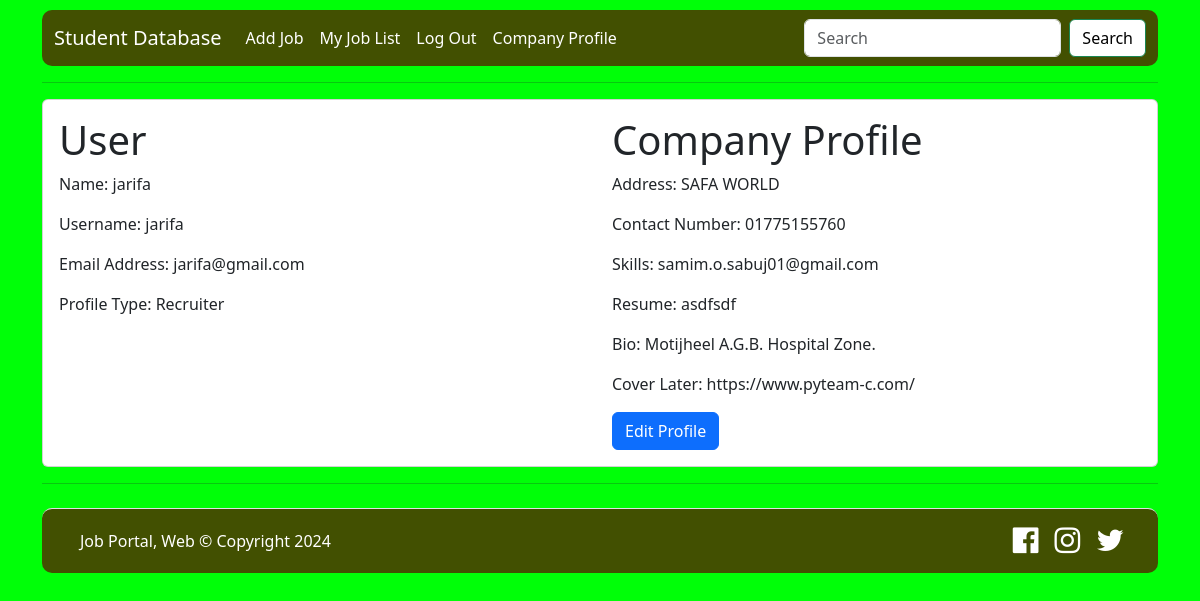
The page /profile/ (signed in) on the database its author committed.
### authentication/models.py (models this page shows, shortened)
class Custom_User(AbstractUser):
    USER_TYPE = (
        ('Admin', 'Admin'),
        ('Job Seeker', 'Job Seeker'),
        ('Recruiter', 'Recruiter'),
    )
    display_name = models.CharField(max_length=50)
    user_type = models.CharField(max_length=20, choices=USER_TYPE, blank=True, null=True)

class Company(models.Model):
    user = models.OneToOneField(Custom_User, on_delete=models.CASCADE, related_name='user_compnay')
    company_name = models.CharField(max_length=200, blank=True, null=True)
    phone_number = models.CharField(max_length=14, blank=True, null=True)
    email = models.EmailField(max_length=100)
    description = models.TextField(blank=True, null=True)
    address = models.CharField(max_length=500, blank=True, null=True)
    website = models.URLField(blank=True, null=True)
    created_date = models.DateTimeField(auto_now_add=True)
    updated_date = models.DateTimeField(auto_now=True)

### authentication/views.py (the view)
# urls.py: path('profile/', profile, name='profile'),
@login_required
def profile(request):
    if request.user.user_type == 'Job Seeker':
        print(request.user.user_type)
        return render(request, 'account/profile.html')
    elif request.user.user_type == 'Recruiter':
        return render(request, 'account/company_profile.html')
    else:
        return redirect('home')

### templates/account/company_profile.html (shortened to what this page needs)
{% extends 'base.html' %}
{% block body_content %}
<div class="col">
  <div class="card h-100">
      <div class="card-body">
        <div class="row">
          <div class="col-6">
            <h1>User</h1>
            <p>Name: {{request.user.display_name}}</p>
            <p>Username: {{request.user.username}}</p>
            <p>Email Address: {{request.user.email}}</p>
            <p>Profile Type: {{request.user.user_type}}</p>
          </div>
          <div class="col-6">
            <h1>Company Profile</h1>
            <p>Address: {{request.user.user_compnay.company_name}}</p>
            <p>Contact Number: {{request.user.user_compnay.phone_number}}</p>
            <p>Skills: {{request.user.user_compnay.email}}</p>
            <p>Resume: {{request.user.user_compnay.description}}</p>
            <p>Bio: {{request.user.user_compnay.address}}</p>
            <p>Cover Later: {{request.user.user_compnay.website}}</p>
            <a href="{% url 'company_profile' request.user.pk %}" class="btn btn-primary">Edit Profile</a>
          </div>
        </div>
      </div>
  </div>
</div>
{% endblock %}

### rows shown on the page
Custom_User: user.display_name "jarifa", user.username "jarifa", user.email "jarifa@gmail.com", user.user_type "Recruiter", user.user_compnay.company_name "SAFA WORLD", user.user_compnay.phone_number "01775155760", user.user_compnay.email "samim.o.sabuj01@gmail.com", user.user_compnay.description "asdfsdf", user.user_compnay.address "Motijheel A.G.B. Hospital Zone.", user.user_compnay.website "https://www.pyteam-c.com/"
